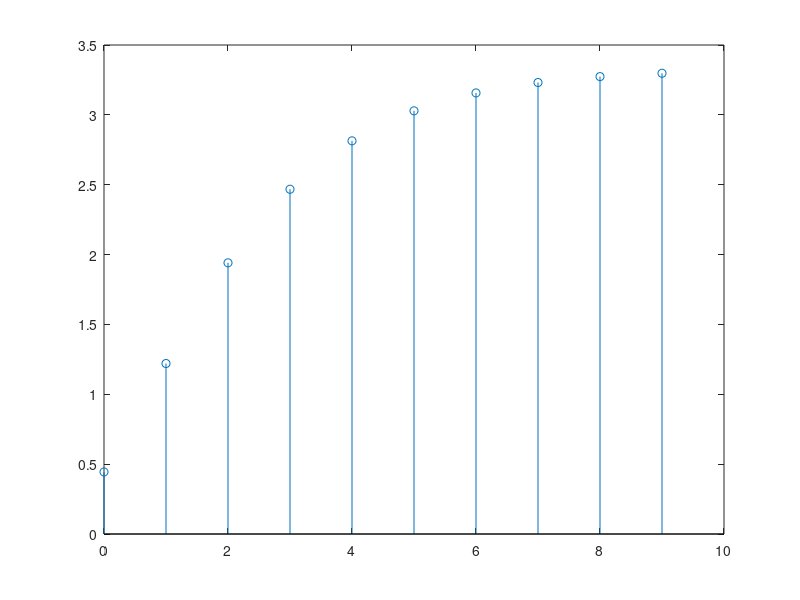

This figure's MATLAB source:

%{
Técnicas de Control - Curso 2022/23
 UD1- Ejercicio 7 
Fuyutsuky
%}

%***************Definición e inicialización de variables:****************

a1=0; 
a2=0;
b1=0;
b2=0;
f=0;
ts=0.01 %Tiempo de muestreo
den=[1 -a1 -a2] %Denominador de FDT
num=[b1 b2]    %Numerador de FDT
phi=[0.9 0 0.1 0 0.25;0.9 0 0.1 0 0.75; 1 -0.25 0.333 0.166 0.25;1 -0.25 0.333 0.166 0.75] %Matriz de coeficientes

%Recorremos la matriz de coeficientes phi y creamos las diferentes
%funciones de transferencia, ejecutando despues la prueba con entrada
%escalon e imprimiendo la gráfica asi como lugar de las raices
for i=1:4
    a1=phi(i,1)
    a2=phi(i,2)
    b1=phi(i,3)
    b2=phi(i,4)
    f=phi(i,5)
    %Funcion de transferencia del sistema sin ruido
    den=[1 -a1 -a2] %Denominador de FDT
    num=[b1 b2 0]    %Numerador de FDT
    fprintf("Funcion de salida sin filtro:")
    Z=tf(num,den,ts)
    polos=pole(Z)
    ceros=zero(Z)
    modulo=abs(polos)
    ganancia=dcgain(Z)
    %Funcion del Filtro
    fprintf("Funcion de filtro:")
    denFiltro=[f 0]
    numFiltro=[1 (1-f)]
    F=tf(numFiltro,denFiltro,ts)
    polosF=pole(F)
    cerosF=zero(F)
    moduloF=abs(polosF)
    %Funcion con filtro
    fprintf("Funcion de salida con filtro:")
    ZF=(Z*F)
    polosZF=pole(ZF)
    cerosZF=zero(ZF)
    moduloZR=abs(polosZF)
    ganaciaZF=dcgain(ZF)
    pause
    %***************Ânalisis de respuesta escalon**************
    y =step(Z)
    n=length(y);
    k=0:1:n-1;
    stem(k,y);    
    fprintf("Mostrando respuesta escalón en i=%d:, salida sin filtro. Pulse una tecla para continuar",i)
    pause
    yF =step(ZF)
    n=length(yF);
    k=0:1:n-1;
    stem(k,yF); 
    fprintf("Mostrando respuesta escalón en i=%d:, salida con filtro. Pulse una tecla para continuar",i)
    pause
end